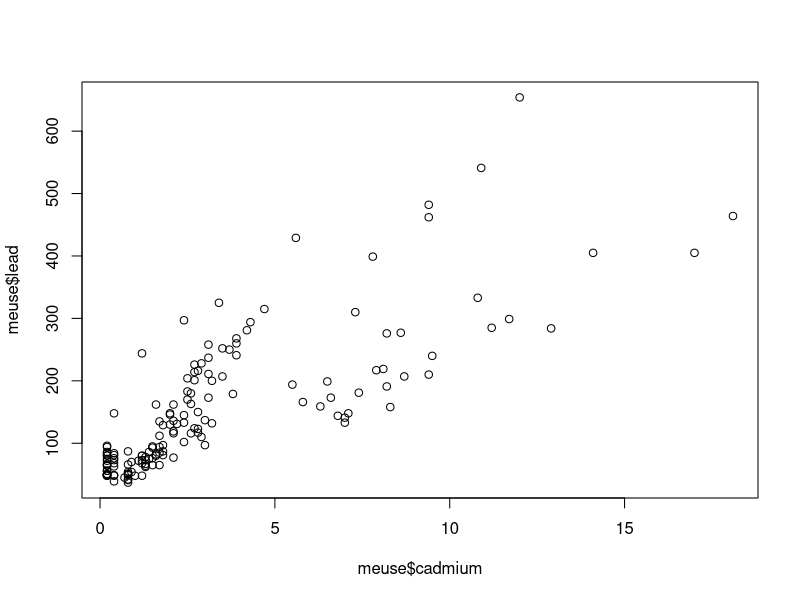
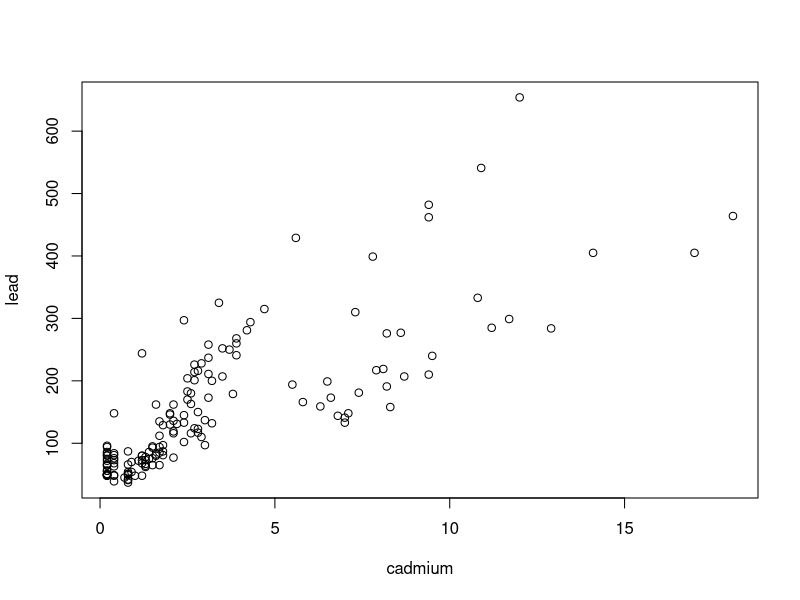
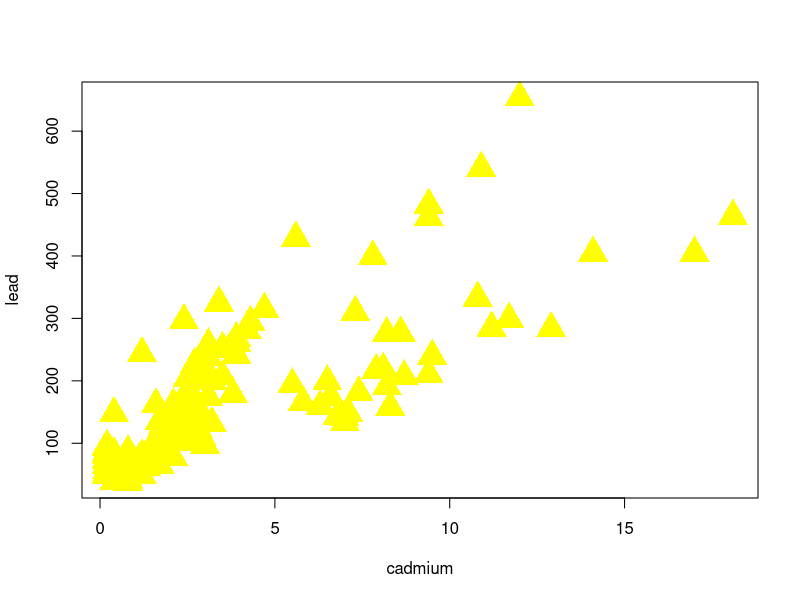
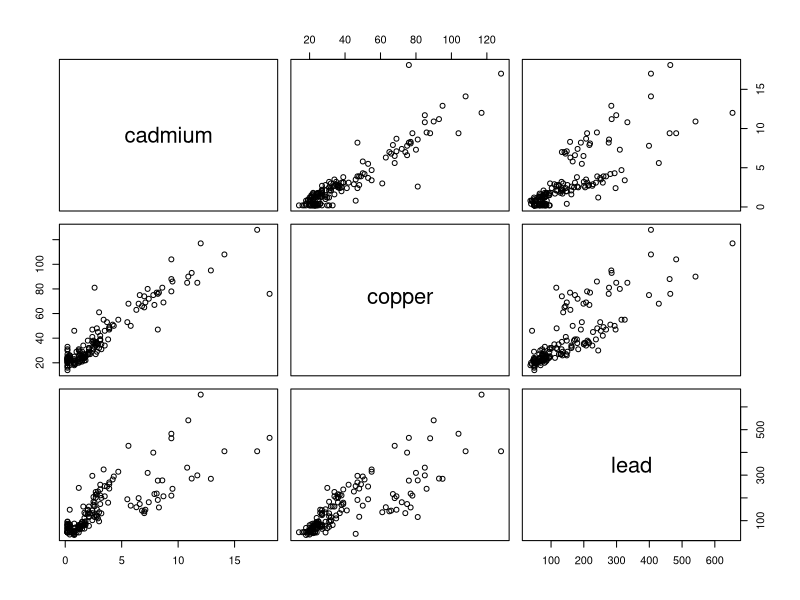
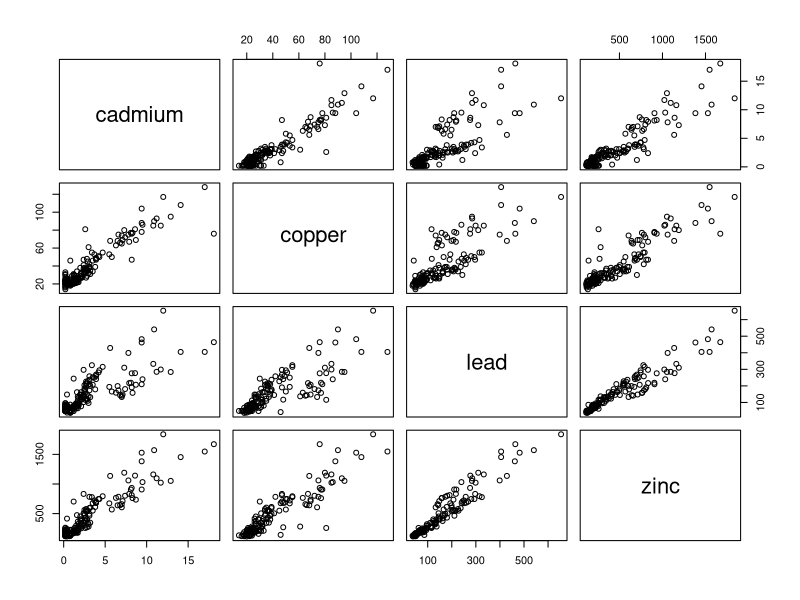
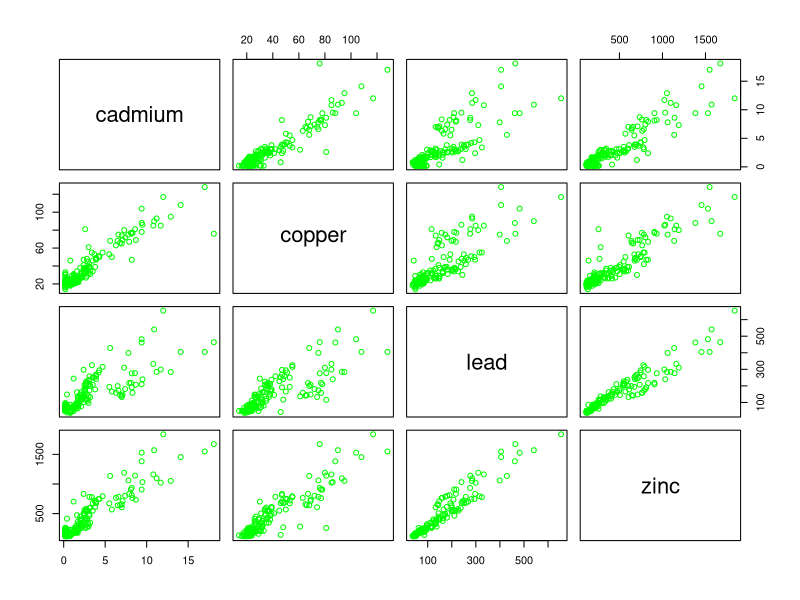

Reproduce these figures in R, in order.
#Primo codice R

# installazione pacchetti, uso le virgolette per prendere qualcosa che è al di fuori di R, le citazioni successive senza virgolette
install.packages("sp")

library(sp)

#inserisco i dati di un data set, in questo caso meuse
data(meuse)

meuse

# head è funzione per inserire solo la parte iniziale di un data set, la testa
head(meuse)

#nomi delle variabili del data set
names(meuse)

#riassunto
summary(meuse)



#plot è funzione per mettere in relazione delle variabili, all'interno di meuse in questo caso e si esprime con il dollaro $
plot(meuse$cadmium,meuse$lead)


attach(meuse)
plot(cadmium,lead)

#grafico migliorato (pch : da cercare su google per prendere i caratteri, cex sta per character exageration, quindi aumento dimensioni del carattere, mentre col sta per colore)
plot(cadmium,lead,pch=17,cex=3,col="yellow")

# pairs è funzione che comprende tanti plot ovvero fra tutte le variabili possibili del data set, si apre un subset con la quadra seguita dalla virgola, i due punti indicano fino a che punto si arriva
pairs(~cadmium+copper+lead,data=meuse)
pairs(meuse[,3:6])
pairs(meuse[,3:6],col="green")
